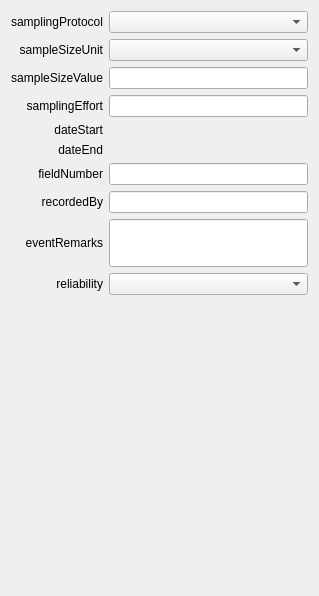
          <widget class="QWidget" name="event_wdg">
           <property name="geometry">
            <rect>
             <x>0</x>
             <y>0</y>
             <width>319</width>
             <height>596</height>
            </rect>
           </property>
           <attribute name="label">
            <string>Event</string>
           </attribute>
           <layout class="QGridLayout" name="gridLayout_7">
            <item row="0" column="0">
             <layout class="QGridLayout" name="event_grid_lyt" columnstretch="0,1">
              <property name="sizeConstraint">
               <enum>QLayout::SetMinimumSize</enum>
              </property>
              <item row="3" column="1">
               <widget class="QLineEdit" name="smpe_le">
                <property name="sizePolicy">
                 <sizepolicy hsizetype="Minimum" vsizetype="Fixed">
                  <horstretch>0</horstretch>
                  <verstretch>0</verstretch>
                 </sizepolicy>
                </property>
               </widget>
              </item>
              <item row="9" column="0">
               <widget class="QLabel" name="relia_lbl">
                <property name="text">
                 <string>reliability</string>
                </property>
                <property name="alignment">
                 <set>Qt::AlignRight|Qt::AlignTrailing|Qt::AlignVCenter</set>
                </property>
               </widget>
              </item>
              <item row="0" column="1">
               <widget class="QComboBox" name="smpp_cb">
                <property name="sizePolicy">
                 <sizepolicy hsizetype="Minimum" vsizetype="Fixed">
                  <horstretch>0</horstretch>
                  <verstretch>0</verstretch>
                 </sizepolicy>
                </property>
                <property name="sizeAdjustPolicy">
                 <enum>QComboBox::AdjustToMinimumContentsLength</enum>
                </property>
               </widget>
              </item>
              <item row="7" column="1">
               <widget class="QLineEdit" name="rcdby_le">
                <property name="sizePolicy">
                 <sizepolicy hsizetype="Minimum" vsizetype="Fixed">
                  <horstretch>0</horstretch>
                  <verstretch>0</verstretch>
                 </sizepolicy>
                </property>
               </widget>
              </item>
              <item row="0" column="0">
               <widget class="QLabel" name="smpp_lbl">
                <property name="text">
                 <string>samplingProtocol</string>
                </property>
                <property name="alignment">
                 <set>Qt::AlignRight|Qt::AlignTrailing|Qt::AlignVCenter</set>
                </property>
               </widget>
              </item>
              <item row="7" column="0">
               <widget class="QLabel" name="rcdby_lbl">
                <property name="text">
                 <string>recordedBy</string>
                </property>
                <property name="alignment">
                 <set>Qt::AlignRight|Qt::AlignTrailing|Qt::AlignVCenter</set>
                </property>
               </widget>
              </item>
              <item row="9" column="1">
               <widget class="QComboBox" name="relia_cb">
                <property name="sizePolicy">
                 <sizepolicy hsizetype="Minimum" vsizetype="Fixed">
                  <horstretch>0</horstretch>
                  <verstretch>0</verstretch>
                 </sizepolicy>
                </property>
                <property name="sizeAdjustPolicy">
                 <enum>QComboBox::AdjustToMinimumContentsLength</enum>
                </property>
               </widget>
              </item>
              <item row="3" column="0">
               <widget class="QLabel" name="smpe_lbl">
                <property name="text">
                 <string>samplingEffort</string>
                </property>
                <property name="alignment">
                 <set>Qt::AlignRight|Qt::AlignTrailing|Qt::AlignVCenter</set>
                </property>
               </widget>
              </item>
              <item row="5" column="0">
               <widget class="QLabel" name="dtend_lbl">
                <property name="text">
                 <string>dateEnd</string>
                </property>
                <property name="alignment">
                 <set>Qt::AlignRight|Qt::AlignTrailing|Qt::AlignVCenter</set>
                </property>
               </widget>
              </item>
              <item row="4" column="0">
               <widget class="QLabel" name="dtstrt_lbl">
                <property name="text">
                 <string>dateStart</string>
                </property>
                <property name="alignment">
                 <set>Qt::AlignRight|Qt::AlignTrailing|Qt::AlignVCenter</set>
                </property>
               </widget>
              </item>
              <item row="8" column="0">
               <widget class="QLabel" name="eventrmk_lbl">
                <property name="sizePolicy">
                 <sizepolicy hsizetype="Preferred" vsizetype="Fixed">
                  <horstretch>0</horstretch>
                  <verstretch>0</verstretch>
                 </sizepolicy>
                </property>
                <property name="text">
                 <string>eventRemarks</string>
                </property>
                <property name="alignment">
                 <set>Qt::AlignRight|Qt::AlignTrailing|Qt::AlignVCenter</set>
                </property>
               </widget>
              </item>
              <item row="8" column="1">
               <widget class="QLineEdit" name="eventrmk_le">
                <property name="sizePolicy">
                 <sizepolicy hsizetype="Minimum" vsizetype="Fixed">
                  <horstretch>0</horstretch>
                  <verstretch>0</verstretch>
                 </sizepolicy>
                </property>
                <property name="minimumSize">
                 <size>
                  <width>0</width>
                  <height>48</height>
                 </size>
                </property>
               </widget>
              </item>
              <item row="1" column="1">
               <widget class="QComboBox" name="smpsu_cb">
                <property name="sizePolicy">
                 <sizepolicy hsizetype="Minimum" vsizetype="Fixed">
                  <horstretch>0</horstretch>
                  <verstretch>0</verstretch>
                 </sizepolicy>
                </property>
                <property name="sizeAdjustPolicy">
                 <enum>QComboBox::AdjustToMinimumContentsLength</enum>
                </property>
               </widget>
              </item>
              <item row="1" column="0">
               <widget class="QLabel" name="smpsu_lbl">
                <property name="text">
                 <string>sampleSizeUnit</string>
                </property>
                <property name="alignment">
                 <set>Qt::AlignRight|Qt::AlignTrailing|Qt::AlignVCenter</set>
                </property>
               </widget>
              </item>
              <item row="2" column="0">
               <widget class="QLabel" name="smpsv_lbl">
                <property name="text">
                 <string>sampleSizeValue</string>
                </property>
                <property name="alignment">
                 <set>Qt::AlignRight|Qt::AlignTrailing|Qt::AlignVCenter</set>
                </property>
               </widget>
              </item>
              <item row="2" column="1">
               <widget class="QLineEdit" name="smpsv_le">
                <property name="sizePolicy">
                 <sizepolicy hsizetype="Minimum" vsizetype="Fixed">
                  <horstretch>0</horstretch>
                  <verstretch>0</verstretch>
                 </sizepolicy>
                </property>
               </widget>
              </item>
              <item row="6" column="0">
               <widget class="QLabel" name="fldnum_lbl">
                <property name="text">
                 <string>fieldNumber</string>
                </property>
                <property name="alignment">
                 <set>Qt::AlignRight|Qt::AlignTrailing|Qt::AlignVCenter</set>
                </property>
               </widget>
              </item>
              <item row="6" column="1">
               <widget class="QLineEdit" name="fldnum_le"/>
              </item>
             </layout>
            </item>
            <item row="1" column="0">
             <spacer name="event_vspc">
              <property name="orientation">
               <enum>Qt::Vertical</enum>
              </property>
              <property name="sizeHint" stdset="0">
               <size>
                <width>20</width>
                <height>40</height>
               </size>
              </property>
             </spacer>
            </item>
           </layout>
          </widget>
